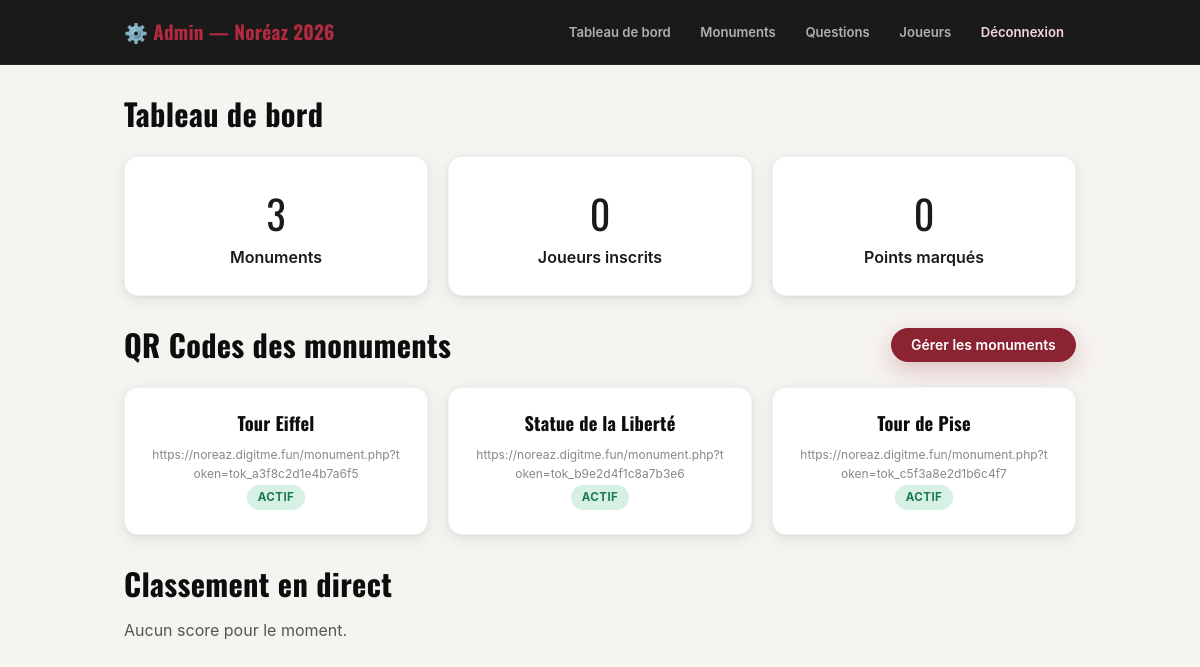
The page /admin/index.php (signed in) on the database its author committed.
### tables this page shows
CREATE TABLE `monuments` (
    `id`          INT UNSIGNED AUTO_INCREMENT PRIMARY KEY,
    `name`        VARCHAR(150) NOT NULL,
    `slug`        VARCHAR(150) NOT NULL UNIQUE,
    `description` TEXT,
    `country`     VARCHAR(100),
    `image`       VARCHAR(255),
    `hint`        VARCHAR(255),
    `qr_token`    VARCHAR(64) NOT NULL UNIQUE,
    `active`      TINYINT(1) NOT NULL DEFAULT 1,
    `created_at`  DATETIME NOT NULL DEFAULT CURRENT_TIMESTAMP
);

### includes/bootstrap.php (called while the page is built, shortened)
<?php
function pdo(): PDO {
    static $pdo = null;
    if ($pdo === null) {
        $dsn = 'mysql:host=' . DB_HOST . ';dbname=' . DB_NAME . ';charset=' . DB_CHARSET;
        $pdo = new PDO($dsn, DB_USER, DB_PASS, [
            PDO::ATTR_ERRMODE            => PDO::ERRMODE_EXCEPTION,
            PDO::ATTR_DEFAULT_FETCH_MODE => PDO::FETCH_ASSOC,
            PDO::ATTR_EMULATE_PREPARES   => false,
        ]);
    }
    return $pdo;
}

### admin/index.php (the view, shortened to what this page needs)
<?php
require_once __DIR__ . '/../includes/bootstrap.php';
$stats = [
    'monuments' => (int) pdo()->query('SELECT COUNT(*) FROM monuments')->fetchColumn(),
    'questions' => (int) pdo()->query('SELECT COUNT(*) FROM questions')->fetchColumn(),
    'users'     => (int) pdo()->query('SELECT COUNT(*) FROM users')->fetchColumn(),
    'scores'    => (int) pdo()->query('SELECT SUM(points) FROM scores')->fetchColumn(),
];
?>
<!DOCTYPE html>
<html lang="fr">
<head>
    <link rel="stylesheet" href="/assets/css/style.css">
</head>
<body>
<header class="admin-header">
    <div class="container">
        <h1>⚙️ Admin — Noréaz 2026</h1>
        <nav class="admin-nav">
            <a href="/admin/">Tableau de bord</a>
            <a href="/admin/monuments.php">Monuments</a>
            <a href="/admin/questions.php">Questions</a>
            <a href="/admin/users.php">Joueurs</a>
            <a href="/admin/logout.php" style="color:#f8d7da">Déconnexion</a>
        </nav>
    </div>
</header>
<div class="container">
    <h2 style="margin-bottom:1.5rem">Tableau de bord</h2>
    <div class="grid-3" style="margin-bottom:2rem">
        <div class="card"><div class="card-body" style="text-align:center">
            <div style="font-size:2.5rem;color:var(--bordeaux);font-family:'Oswald',sans-serif"><?= $stats['monuments'] ?></div>
            <div style="font-weight:600">Monuments</div>
        </div></div>
        <div class="card"><div class="card-body" style="text-align:center">
            <div style="font-size:2.5rem;color:var(--bordeaux);font-family:'Oswald',sans-serif"><?= $stats['users'] ?></div>
            <div style="font-weight:600">Joueurs inscrits</div>
        </div></div>
        <div class="card"><div class="card-body" style="text-align:center">
            <div style="font-size:2.5rem;color:var(--bordeaux);font-family:'Oswald',sans-serif"><?= $stats['scores'] ?></div>
            <div style="font-weight:600">Points marqués</div>
        </div></div>
    </div>
    <section style="margin-bottom:2rem">
        <div class="section-header">
            <h2>QR Codes des monuments</h2>
            <a href="/admin/monuments.php" class="btn btn-primary">Gérer les monuments</a>
        </div>
        <div class="grid-3">
            <?php
            $monuments = pdo()->query('SELECT id, name, qr_token, active FROM monuments ORDER BY id')->fetchAll();
            foreach ($monuments as $m):
                $url = APP_URL . '/monument.php?token=' . urlencode($m['qr_token']);
            ?>
            <div class="card">
                <div class="card-body" style="text-align:center">
                    <h3 style="margin-bottom:.75rem"><?= htmlspecialchars($m['name']) ?></h3>
                    <p style="font-size:.75rem;color:#888;margin-top:.5rem;word-break:break-all"><?= htmlspecialchars($url) ?></p>
                    <span class="badge <?= $m['active'] ? 'badge-active' : 'badge-inactive' ?>">
                        <?= $m['active'] ? 'Actif' : 'Inactif' ?>
                    </span>
                </div>
            </div>
            <?php endforeach; ?>
        </div>
    </section>
    <section>
        <h2 style="margin-bottom:1rem">Classement en direct</h2>
        <?php
        $ranking = pdo()->query(
            'SELECT u.first_name, u.last_name, SUM(s.points) AS total, COUNT(s.id) AS nb
             FROM scores s JOIN users u ON u.id = s.user_id
             GROUP BY s.user_id ORDER BY total DESC'
        )->fetchAll();
        ?>
        <?php if (empty($ranking)): ?>
            <p style="color:#555">Aucun score pour le moment.</p>
        <?php endif; ?>
    </section>
</div>
</body>
</html>

### assets/css/style.css (style rules this page uses)
:root { --red: #8C2333; --red-dark: #6B1A27; --red-light: #B02B3F; --red-glow: rgba(140, 35, 51, .15); --black: #0D0D0D; --gray-900: #1A1A1A; --gray-700: #3D3D3D; --gray-500: #6B6B6B; --gray-300: #D4D0CB; --gray-100: #F0EDE8; --surface: #FFFFFF; --bg: #F6F4F1; --success: #1A7A4A; --success-bg: #D6F0E3; --danger: #C0392B; --danger-bg: #FDECEA; --info-bg: #EEF4FF; --info: #2563EB; --radius-sm: 8px; --radius: 14px; --radius-lg: 20px; --radius-full: 999px; --shadow-sm: 0 1px 4px rgba(0,0,0,.06), 0 2px 8px rgba(0,0,0,.04); --shadow: 0 4px 16px rgba(0,0,0,.08), 0 1px 4px rgba(0,0,0,.05); --shadow-lg: 0 12px 40px rgba(0,0,0,.12), 0 2px 8px rgba(0,0,0,.06); --shadow-red: 0 8px 24px rgba(140,35,51,.25); --transition: .2s cubic-bezier(.4,0,.2,1); }
*, *::before, *::after { box-sizing: border-box; margin: 0; padding: 0; }
html { font-size: 16px; scroll-behavior: smooth; -webkit-font-smoothing: antialiased; }
body { font-family: 'Inter', sans-serif; background: var(--bg); color: var(--gray-900); line-height: 1.6; min-height: 100vh; display: flex; flex-direction: column; }
h1, h2, h3, h4 { font-family: 'Oswald', sans-serif; line-height: 1.15; color: var(--black); letter-spacing: .01em; }
h1 { font-size: clamp(1.9rem, 5vw, 3rem); font-weight: 700; }
h2 { font-size: clamp(1.35rem, 3.5vw, 1.9rem); font-weight: 700; }
h3 { font-size: 1.15rem; font-weight: 700; }
a { color: var(--red); text-decoration: none; }
.container { max-width: 1000px; margin: 0 auto; padding: 0 1.5rem; }
.btn { display: inline-flex; align-items: center; justify-content: center; gap: .4rem; padding: .55rem 1.2rem; border-radius: var(--radius-full); font-family: 'Inter', sans-serif; font-size: .875rem; font-weight: 600; cursor: pointer; border: 1.5px solid transparent; transition: all var(--transition); text-decoration: none; white-space: nowrap; line-height: 1; }
.btn-primary { background: var(--red); color: #fff; border-color: var(--red); box-shadow: var(--shadow-red); }
.card { background: var(--surface); border-radius: var(--radius); box-shadow: var(--shadow); border: 1px solid rgba(0,0,0,.05); overflow: hidden; }
.card-body { padding: 1.5rem; }
.grid-3 { display: grid; grid-template-columns: repeat(3, 1fr); gap: 1.25rem; }
.admin-header { background: var(--gray-900); padding: 1rem 0; margin-bottom: 2rem; border-bottom: 1px solid rgba(255,255,255,.06); }
.admin-header .container { display: flex; align-items: center; justify-content: space-between; flex-wrap: wrap; gap: .75rem; }
.admin-header h1 { font-family: 'Oswald', sans-serif; font-size: 1.2rem; color: var(--red-light); }
.admin-nav { display: flex; gap: .35rem; flex-wrap: wrap; }
.admin-nav a { color: rgba(255,255,255,.65); font-size: .82rem; font-weight: 600; padding: .35rem .75rem; border-radius: var(--radius-full); transition: all var(--transition); text-decoration: none; }
.badge { display: inline-flex; align-items: center; padding: .2rem .65rem; border-radius: var(--radius-full); font-size: .72rem; font-weight: 700; letter-spacing: .04em; text-transform: uppercase; }
.badge-active { background: var(--success-bg); color: var(--success); }
.section-header { display: flex; align-items: center; justify-content: space-between; margin-bottom: 1.5rem; flex-wrap: wrap; gap: .75rem; }

### rows shown on the page
monuments: name "Tour Eiffel", qr_token "https://noreaz.digitme.fun/monument.php?token=tok_a3f8c2d1e4b7a6f5", active "ACTIF"
monuments: name "Statue de la Liberté", qr_token "https://noreaz.digitme.fun/monument.php?token=tok_b9e2d4f1c8a7b3e6", active "ACTIF"
monuments: name "Tour de Pise", qr_token "https://noreaz.digitme.fun/monument.php?token=tok_c5f3a8e2d1b6c4f7", active "ACTIF"

### other values the page prints
$stats['monuments'] "3"
$stats['users'] "0"
$stats['scores'] "0"
